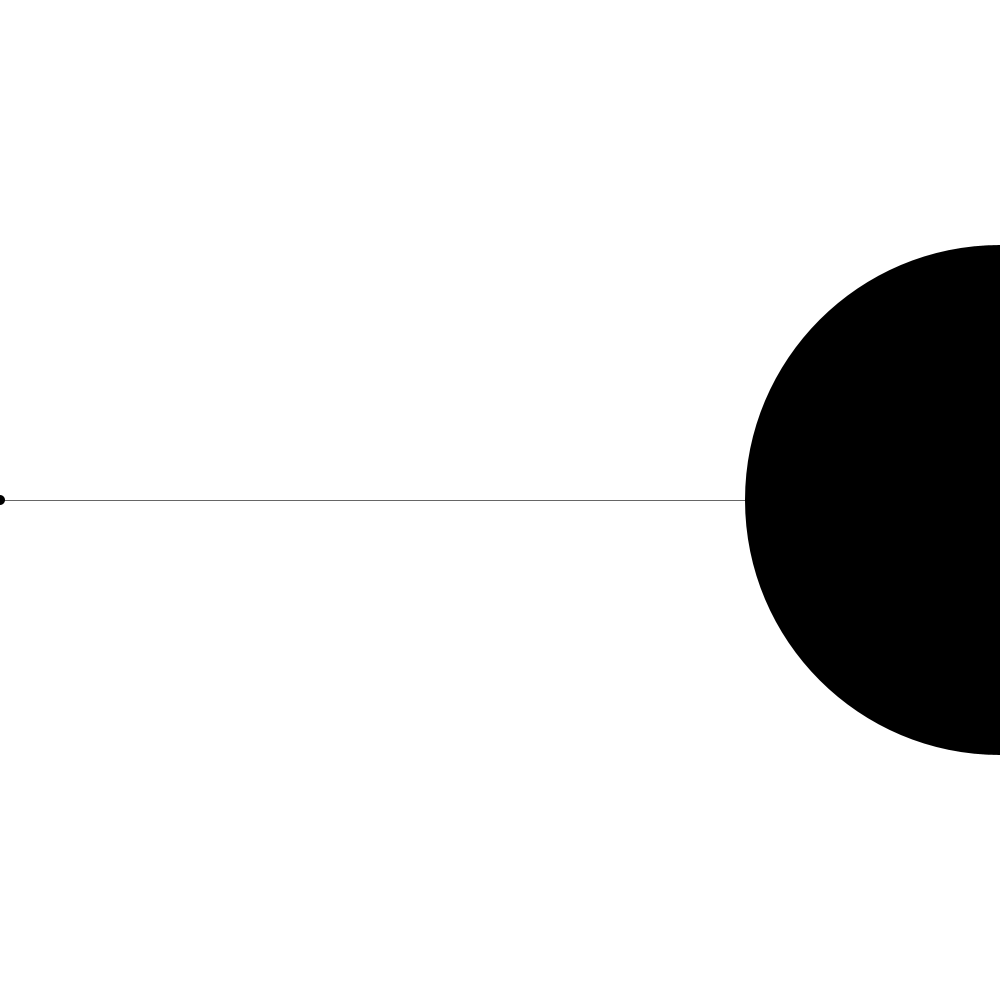
Frame 1 (no input)
Frame 60 (the mouse pressed at the canvas centre just before this capture): identical to frame 1, image omitted
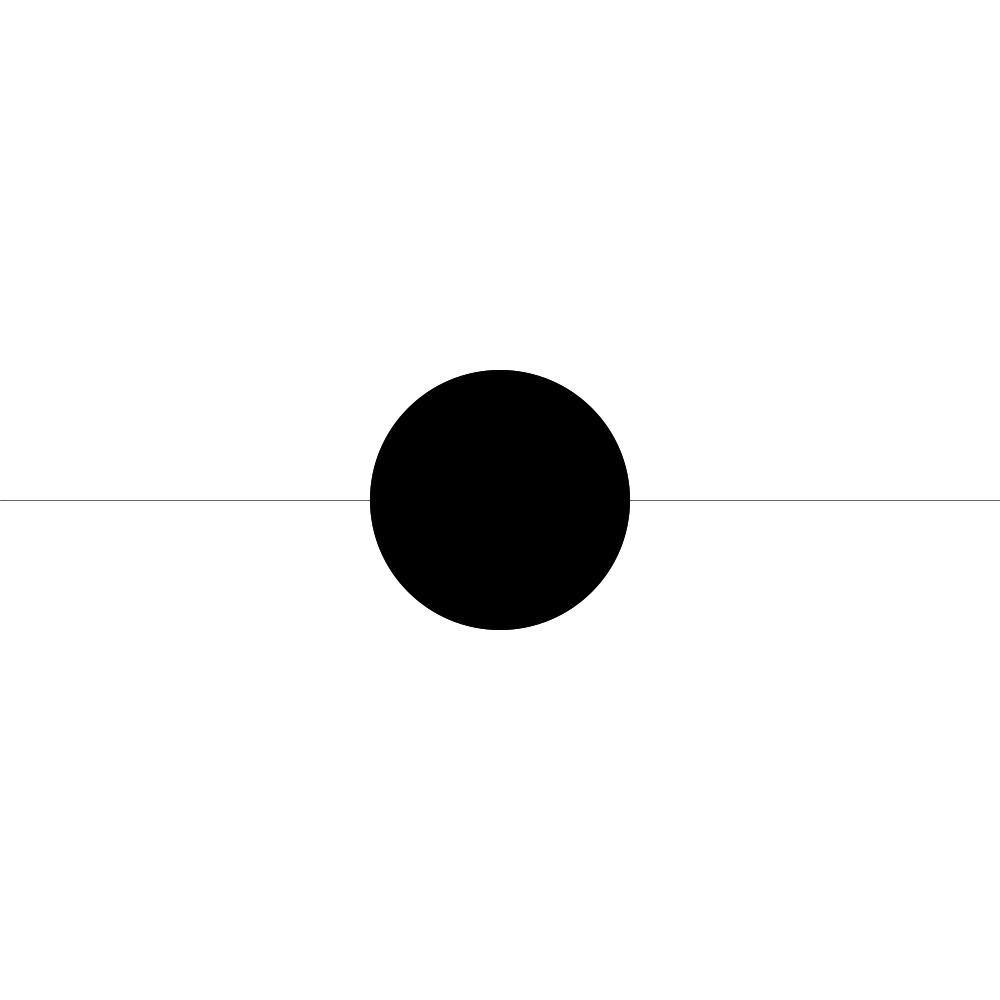
Frame 120 (the mouse held since frame 60 and released just before this capture)

The Processing sketch that drew these frames (run headless with seeded random() and noise(); from frame 60 on, the mouse is pressed at the canvas centre):

// Processing sketch: esferas
// ── esferas.pde
void setup(){
  size(1000,1000);
  
}

void draw(){
  background(255);
  stroke(102);
  line(0,height/2,width, height/2);
  noStroke();
  fill(0);
  int d=mouseY/2+10;
  ellipse(mouseX,height/2,d,d);
  int iX=width-mouseX;
  int iY=height-mouseY;
  int iD=(iY/2)+10;
  ellipse(iX,height/2,iD,iD);
}
